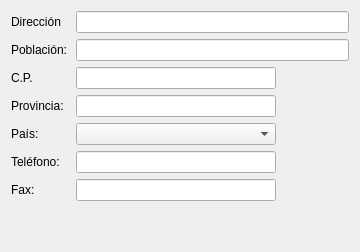
         <widget class="QWidget" name="tabAlmacen">
          <attribute name="title">
           <string>Dirección almacén</string>
          </attribute>
          <layout class="QGridLayout" name="gridLayout_8">
           <item row="0" column="2">
            <widget class="QLineEdit" name="txtdireccion_almacen"/>
           </item>
           <item row="0" column="0">
            <widget class="QLabel" name="label_10">
             <property name="text">
              <string>Dirección</string>
             </property>
            </widget>
           </item>
           <item row="5" column="0">
            <widget class="QLabel" name="label_45">
             <property name="text">
              <string>Teléfono:</string>
             </property>
            </widget>
           </item>
           <item row="3" column="2">
            <widget class="QLineEdit" name="txtprovinciaAmacen">
             <property name="maximumSize">
              <size>
               <width>200</width>
               <height>16777215</height>
              </size>
             </property>
            </widget>
           </item>
           <item row="4" column="0">
            <widget class="QLabel" name="label_44">
             <property name="text">
              <string>País:</string>
             </property>
             <property name="alignment">
              <set>Qt::AlignLeading|Qt::AlignLeft|Qt::AlignVCenter</set>
             </property>
            </widget>
           </item>
           <item row="1" column="0" colspan="2">
            <widget class="QLabel" name="label_42">
             <property name="text">
              <string>Población:</string>
             </property>
            </widget>
           </item>
           <item row="1" column="2">
            <widget class="QLineEdit" name="txtpoblacion_almacen">
             <property name="minimumSize">
              <size>
               <width>273</width>
               <height>0</height>
              </size>
             </property>
            </widget>
           </item>
           <item row="6" column="0">
            <widget class="QLabel" name="label_46">
             <property name="text">
              <string>Fax:</string>
             </property>
            </widget>
           </item>
           <item row="2" column="0">
            <widget class="QLabel" name="label_12">
             <property name="text">
              <string>C.P.</string>
             </property>
            </widget>
           </item>
           <item row="2" column="2">
            <widget class="QLineEdit" name="txtcp_almacen">
             <property name="maximumSize">
              <size>
               <width>200</width>
               <height>16777215</height>
              </size>
             </property>
            </widget>
           </item>
           <item row="7" column="0">
            <spacer name="verticalSpacer">
             <property name="orientation">
              <enum>Qt::Vertical</enum>
             </property>
             <property name="sizeHint" stdset="0">
              <size>
               <width>20</width>
               <height>40</height>
              </size>
             </property>
            </spacer>
           </item>
           <item row="3" column="0">
            <widget class="QLabel" name="label_43">
             <property name="text">
              <string>Provincia:</string>
             </property>
            </widget>
           </item>
           <item row="4" column="2">
            <widget class="QComboBox" name="txtpaisAlmacen">
             <property name="maximumSize">
              <size>
               <width>200</width>
               <height>16777215</height>
              </size>
             </property>
            </widget>
           </item>
           <item row="5" column="2">
            <widget class="QLineEdit" name="txttelefono_almacen">
             <property name="maximumSize">
              <size>
               <width>200</width>
               <height>16777215</height>
              </size>
             </property>
            </widget>
           </item>
           <item row="6" column="2">
            <widget class="QLineEdit" name="txtfax_almacen">
             <property name="maximumSize">
              <size>
               <width>200</width>
               <height>16777215</height>
              </size>
             </property>
            </widget>
           </item>
          </layout>
         </widget>
